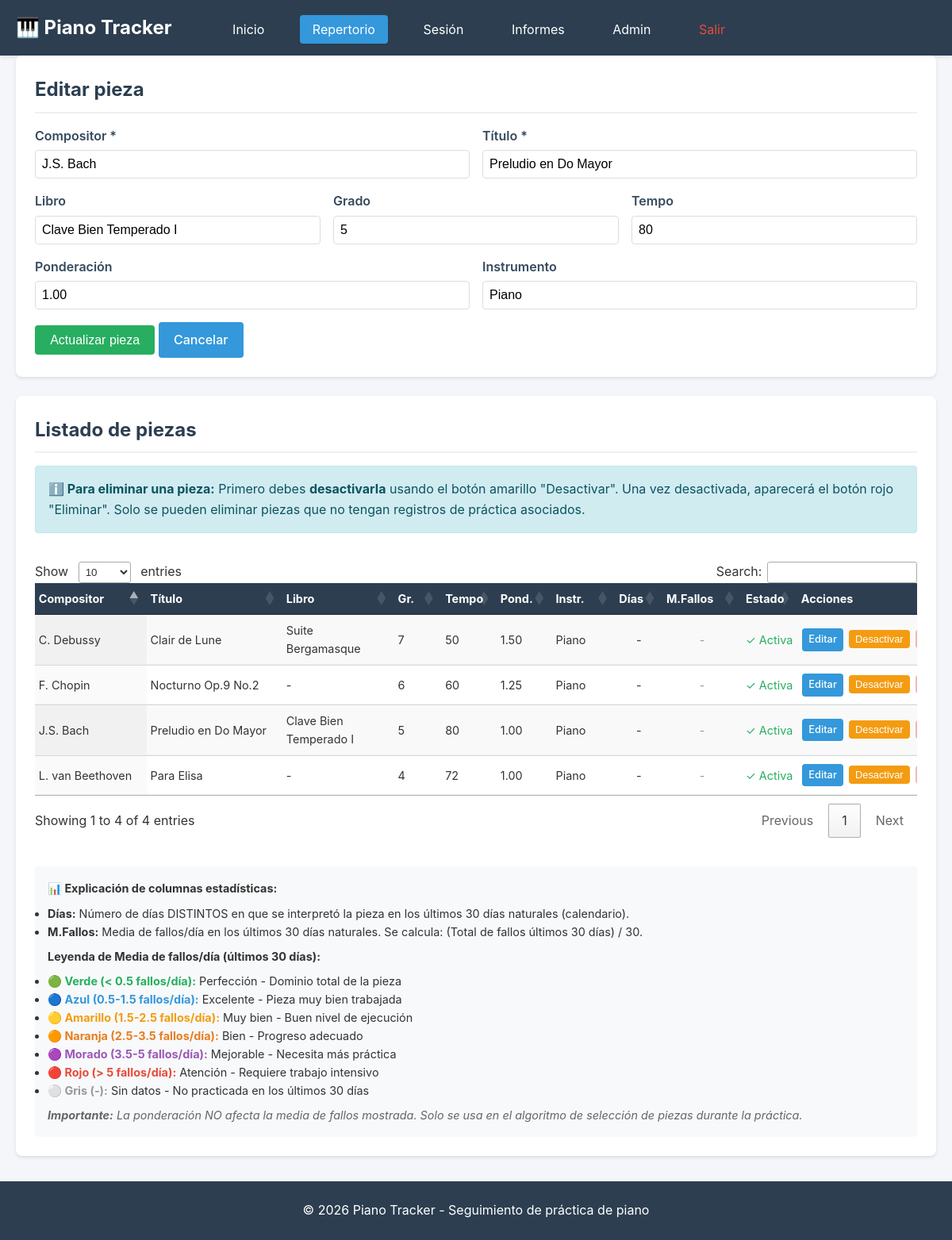
Page /repertorio.php?editar=1 (signed in) on the committed database.
### tables this page shows
CREATE TABLE IF NOT EXISTS piezas (
    id INT AUTO_INCREMENT PRIMARY KEY,
    compositor VARCHAR(200) NOT NULL,
    titulo VARCHAR(300) NOT NULL,
    libro VARCHAR(200),
    grado INT,
    tempo INT,
    ponderacion DECIMAL(5,2) DEFAULT 1.00,
    instrumento VARCHAR(50) DEFAULT 'Piano',
    fecha_creacion TIMESTAMP DEFAULT CURRENT_TIMESTAMP,
    activa BOOLEAN DEFAULT TRUE,
    INDEX idx_activa (activa)
);

### repertorio.php (the view, shortened to what this page needs)
<?php
$db = getDB();
$piezaEditar = null;
if (isset($_GET['editar'])) {
    $stmt = $db->prepare("SELECT * FROM piezas WHERE id = :id");
    $stmt->execute([':id' => $_GET['editar']]);
    $piezaEditar = $stmt->fetch();
}
$fechaLimite = date('Y-m-d', strtotime('-30 days'));
$stmt = $db->prepare("
    SELECT
        p.*,
        COALESCE(f_stats.total_fallos_30d, 0) as total_fallos_30d,
        COALESCE(f_stats.dias_practicados_30d, 0) as dias_practicados_30d,
        f_stats.media_fallos_dia
    FROM piezas p
    LEFT JOIN (
        SELECT
            f.pieza_id,
            COUNT(DISTINCT DATE(f.fecha_registro)) as dias_practicados_30d,
            SUM(f.cantidad) as total_fallos_30d,
            -- Media: total fallos / días PRACTICADOS (no 30)
            ROUND(
                SUM(f.cantidad) / NULLIF(COUNT(DISTINCT DATE(f.fecha_registro)), 0),
            2) as media_fallos_dia
        FROM fallos f
        WHERE f.fecha_registro >= :fecha_limite
        GROUP BY f.pieza_id
    ) as f_stats ON p.id = f_stats.pieza_id
    ORDER BY p.compositor, p.titulo
");
$stmt->execute([':fecha_limite' => $fechaLimite]);
$piezas = $stmt->fetchAll();
include 'includes/header.php';
?>
<link rel="stylesheet" href="https://cdn.datatables.net/1.13.7/css/jquery.dataTables.min.css">
<link rel="stylesheet" href="https://cdn.datatables.net/1.13.7/css/dataTables.bootstrap4.min.css">
<div class="card">
    <h2><?php echo $piezaEditar ? 'Editar pieza' : 'Añadir nueva pieza'; ?></h2>
    <form method="POST" action="">
        <div class="form-inline">
            <div class="form-group">
                <label for="compositor">Compositor *</label>
                <input type="text" id="compositor" name="compositor" required
                       value="<?php echo htmlspecialchars($piezaEditar['compositor'] ?? ''); ?>">
            </div>
            <div class="form-group">
                <label for="titulo">Título *</label>
                <input type="text" id="titulo" name="titulo" required
                       value="<?php echo htmlspecialchars($piezaEditar['titulo'] ?? ''); ?>">
            </div>
        </div>
        <div class="form-inline">
            <div class="form-group">
                <label for="libro">Libro</label>
                <input type="text" id="libro" name="libro"
                       value="<?php echo htmlspecialchars($piezaEditar['libro'] ?? ''); ?>">
            </div>
            <div class="form-group">
                <label for="grado">Grado</label>
                <input type="number" id="grado" name="grado" min="1" max="10"
                       value="<?php echo htmlspecialchars($piezaEditar['grado'] ?? ''); ?>">
            </div>
            <div class="form-group">
                <label for="tempo">Tempo</label>
                <input type="number" id="tempo" name="tempo" min="1" max="300"
                       value="<?php echo htmlspecialchars($piezaEditar['tempo'] ?? ''); ?>">
            </div>
        </div>
        <div class="form-inline">
            <div class="form-group">
                <label for="ponderacion">Ponderación</label>
                <input type="number" id="ponderacion" name="ponderacion" step="0.01" min="0.01" max="10"
                       value="<?php echo htmlspecialchars($piezaEditar['ponderacion'] ?? '1.00'); ?>">
            </div>
            <div class="form-group">
                <label for="instrumento">Instrumento</label>
                <input type="text" id="instrumento" name="instrumento"
                       value="<?php echo htmlspecialchars($piezaEditar['instrumento'] ?? 'Piano'); ?>">
            </div>
        </div>
        <button type="submit" class="btn btn-success">
            <?php echo $piezaEditar ? 'Actualizar pieza' : 'Añadir pieza'; ?>
        </button>
        <?php if ($piezaEditar): ?>
        <a href="repertorio.php" class="btn btn-primary">Cancelar</a>
        <?php endif; ?>
    </form>
</div>
<div class="card">
    <h2>Listado de piezas</h2>
    <div class="alert alert-info" style="margin-bottom: 1rem;">
        <strong>ℹ️ Para eliminar una pieza:</strong> Primero debes <strong>desactivarla</strong> usando el botón amarillo "Desactivar". Una vez desactivada, aparecerá el botón rojo "Eliminar". Solo se pueden eliminar piezas que no tengan registros de práctica asociados.
    </div>
    <?php if (empty($piezas)): ?>
        <p>No hay piezas en el repertorio. Añade tu primera pieza usando el formulario anterior.</p>
    <?php else: ?>
        <div class="table-wrapper">
            <table id="tablaPiezas" class="display" style="width:100%">
                <thead>
                    <tr>
                        <th>Compositor</th>
                        <th>Título</th>
                        <th>Libro</th>
                        <th>Gr.</th>
                        <th>Tempo</th>
                        <th>Pond.</th>
                        <th>Instr.</th>
                        <th title="Días practicados últimos 30 días">Días</th>
                        <th title="Media de fallos por día (últimos 30 días)">M.Fallos</th>
                        <th>Estado</th>
                        <th>Acciones</th>
                    </tr>
                </thead>
                <tbody>
                    <?php foreach ($piezas as $pieza):
                    $colorMedia = '#999';
                    $estadoTexto = 'Sin datos';
                    $instrumentoDisplay = $pieza['instrumento'];
                    if ($instrumentoDisplay === '0' || strtolower($instrumentoDisplay) === 'piano') {
                        $instrumentoDisplay = 'Piano';
                    }
                    ?>
                    <tr style="<?php echo !$pieza['activa'] ? 'opacity: 0.5;' : ''; ?>">
                        <td><?php echo htmlspecialchars($pieza['compositor']); ?></td>
                        <td><?php echo htmlspecialchars($pieza['titulo']); ?></td>
                        <td><?php echo htmlspecialchars($pieza['libro'] ?? '-'); ?></td>
                        <td><?php echo $pieza['grado'] ?? '-'; ?></td>
                        <td><?php echo $pieza['tempo'] ?? '-'; ?></td>
                        <td><?php echo number_format($pieza['ponderacion'], 2); ?></td>
                        <td><?php echo htmlspecialchars($instrumentoDisplay); ?></td>
                        <td style="text-align: center;">
                            <?php echo $pieza['dias_practicados_30d'] > 0 ? $pieza['dias_practicados_30d'] : '-'; ?>
                        </td>
                        <td style="text-align: center;" data-order="<?php echo $pieza['media_fallos_dia'] ?? 999; ?>">
                            <?php if ($pieza['media_fallos_dia'] !== null): ?>
                                <span style="color: <?php echo $colorMedia; ?>; font-weight: bold;">
                                    <?php echo number_format($pieza['media_fallos_dia'], 2); ?>
                                </span>
                                <small style="color: <?php echo $colorMedia; ?>; display: block; font-size: 0.8em;">
                                    (<?php echo $estadoTexto; ?>)
                                </small>
                            <?php else: ?>
                                <span style="color: #999;">-</span>
                            <?php endif; ?>
                        </td>
                        <td>
                            <?php echo $pieza['activa'] ?
                                '<span style="color: var(--success)">✓ Activa</span>' :
                                '<span style="color: var(--danger)">✗ Inactiva</span>'; ?>
                        </td>
                        <td style="white-space: nowrap;">
                            <a href="?editar=<?php echo $pieza['id']; ?>" class="btn btn-primary btn-small">Editar</a>
                            <form method="POST" style="display: inline;" onsubmit="return confirm('¿<?php echo $pieza['activa'] ? 'Desactivar' : 'Activar'; ?> esta pieza?');">
                                <button type="submit" class="btn <?php echo $pieza['activa'] ? 'btn-warning' : 'btn-success'; ?> btn-small">
                                    <?php echo $pieza['activa'] ? 'Desactivar' : 'Activar'; ?>
                                </button>
                            </form>
                            <?php if ($pieza['activa']): ?>
                            <button type="button" class="btn btn-danger btn-small" disabled title="Primero debes desactivar la pieza">
                            </button>
                            <?php endif; ?>
                        </td>
                    </tr>
                    <?php endforeach; ?>
                </tbody>
            </table>
        </div>
        <div style="margin-top: 1rem; padding: 1rem; background: #f8f9fa; border-radius: 4px; font-size: 0.9rem;">
            <strong>📊 Explicación de columnas estadísticas:</strong>
            <ul style="margin-top: 0.5rem; margin-bottom: 0.5rem;">
                <li><strong>Días:</strong> Número de días DISTINTOS en que se interpretó la pieza en los últimos 30 días naturales (calendario).</li>
                <li><strong>M.Fallos:</strong> Media de fallos/día en los últimos 30 días naturales. Se calcula: (Total de fallos últimos 30 días) / 30.</li>
            </ul>
            <strong>Leyenda de Media de fallos/día (últimos 30 días):</strong>
            <ul style="margin-top: 0.5rem; margin-bottom: 0;">
                <li><span style="color: #27ae60; font-weight: bold;">🟢 Verde (&lt; 0.5 fallos/día):</span> Perfección - Dominio total de la pieza</li>
                <li><span style="color: #3498db; font-weight: bold;">🔵 Azul (0.5-1.5 fallos/día):</span> Excelente - Pieza muy bien trabajada</li>
                <li><span style="color: #f39c12; font-weight: bold;">🟡 Amarillo (1.5-2.5 fallos/día):</span> Muy bien - Buen nivel de ejecución</li>
                <li><span style="color: #e67e22; font-weight: bold;">🟠 Naranja (2.5-3.5 fallos/día):</span> Bien - Progreso adecuado</li>
                <li><span style="color: #9b59b6; font-weight: bold;">🟣 Morado (3.5-5 fallos/día):</span> Mejorable - Necesita más práctica</li>
                <li><span style="color: #e74c3c; font-weight: bold;">🔴 Rojo (&gt; 5 fallos/día):</span> Atención - Requiere trabajo intensivo</li>
                <li><span style="color: #999; font-weight: bold;">⚪ Gris (-):</span> Sin datos - No practicada en los últimos 30 días</li>
            </ul>
            <p style="margin-top: 0.5rem; margin-bottom: 0; color: #666;">
                <em><strong>Importante:</strong> La ponderación NO afecta la media de fallos mostrada. Solo se usa en el algoritmo de selección de piezas durante la práctica.</em>
            </p>
        </div>
    <?php endif; ?>
</div>
<?php include 'includes/footer.php'; ?>

### assets/css/style.css (style rules this page uses)
* { margin: 0; padding: 0; box-sizing: border-box; }
:root { --primary: #2c3e50; --secondary: #3498db; --success: #27ae60; --danger: #e74c3c; --warning: #f39c12; --light: #ecf0f1; --dark: #34495e; --white: #ffffff; }
body { font-family: -apple-system, BlinkMacSystemFont, 'Segoe UI', Roboto, 'Helvetica Neue', Arial, sans-serif; line-height: 1.6; color: #333; background: #f5f6fa; }
.card { background: var(--white); border-radius: 8px; padding: 1.5rem; margin-bottom: 1.5rem; box-shadow: 0 2px 4px rgba(0,0,0,0.1); }
.card h2 { margin-bottom: 1rem; color: var(--primary); border-bottom: 2px solid var(--light); padding-bottom: 0.5rem; }
.form-group { margin-bottom: 1rem; }
.form-group label { display: block; margin-bottom: 0.3rem; font-weight: 600; color: var(--dark); }
.form-group input, .form-group select, .form-group textarea { width: 100%; padding: 0.5rem; border: 1px solid #ddd; border-radius: 4px; font-size: 1rem; }
.form-inline { display: flex; gap: 1rem; align-items: flex-end; }
.form-inline .form-group { flex: 1; }
.btn { display: inline-block; padding: 0.6rem 1.2rem; border: none; border-radius: 4px; cursor: pointer; font-size: 1rem; text-decoration: none; transition: all 0.3s; font-weight: 500; }
.btn-primary { background: var(--secondary); color: var(--white); }
.btn-success { background: var(--success); color: var(--white); }
.btn-danger { background: var(--danger); color: var(--white); }
.btn-warning { background: var(--warning); color: var(--white); }
.btn-small { padding: 0.4rem 0.8rem; font-size: 0.9rem; }
.table-wrapper { overflow-x: auto; margin-top: 1rem; max-width: 100%; }
table { width: 100%; border-collapse: collapse; margin-top: 1rem; table-layout: auto; }
table th, table td { padding: 0.6rem 0.4rem; text-align: left; border-bottom: 1px solid var(--light); }
table th { background: var(--primary); color: var(--white); font-weight: 600; font-size: 0.9rem; }
.alert { padding: 1rem; border-radius: 4px; margin-bottom: 1rem; }
.alert-info { background: #d1ecf1; border: 1px solid #bee5eb; color: #0c5460; }

### repertorio.php (style rules this page uses)
#tablaPiezas { font-size: 0.9rem; }
#tablaPiezas th, #tablaPiezas td { padding: 0.5rem 0.3rem !important; }
#tablaPiezas .btn-small { padding: 0.25rem 0.5rem; font-size: 0.8rem; margin: 0.1rem; }
.btn:disabled { opacity: 0.4; cursor: not-allowed; }
.table-wrapper { overflow-x: auto; max-width: 100%; }
#tablaPiezas { width: 100% !important; table-layout: fixed; }

### rows in the picture
piezas: compositor "J.S. Bach", titulo "Preludio en Do Mayor", libro "Clave Bien Temperado I", grado "5", tempo "80", ponderacion "1.00", instrumento "Piano", activa "✓ Activa"
piezas: compositor "C. Debussy", titulo "Clair de Lune", libro "Suite Bergamasque", grado "7", tempo "50", ponderacion "1.50", instrumento "Piano", activa "✓ Activa"
piezas: compositor "F. Chopin", titulo "Nocturno Op.9 No.2", libro "-", grado "6", tempo "60", ponderacion "1.25", instrumento "Piano", activa "✓ Activa"
piezas: compositor "L. van Beethoven", titulo "Para Elisa", libro "-", grado "4", tempo "72", ponderacion "1.00", instrumento "Piano", activa "✓ Activa"
